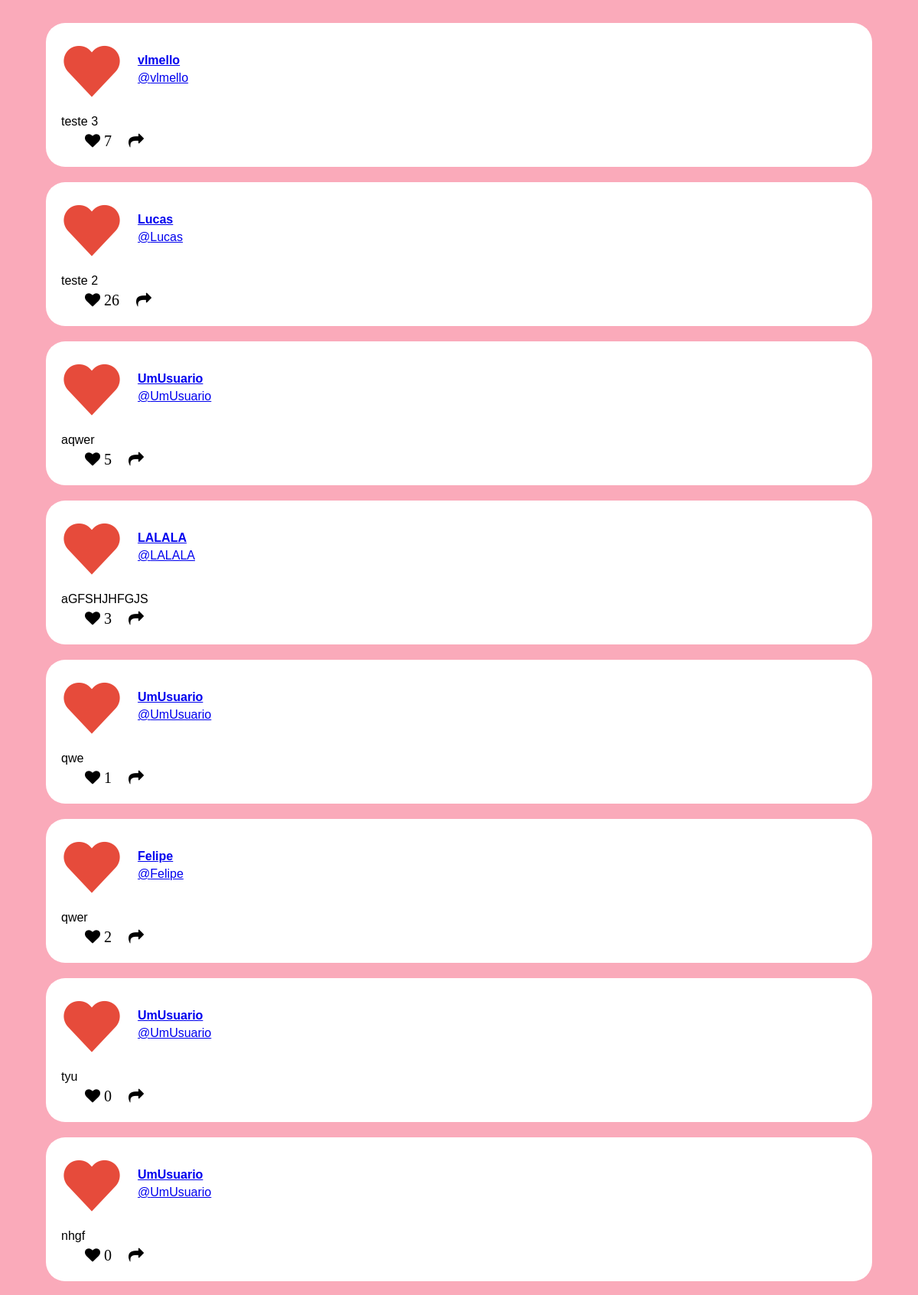
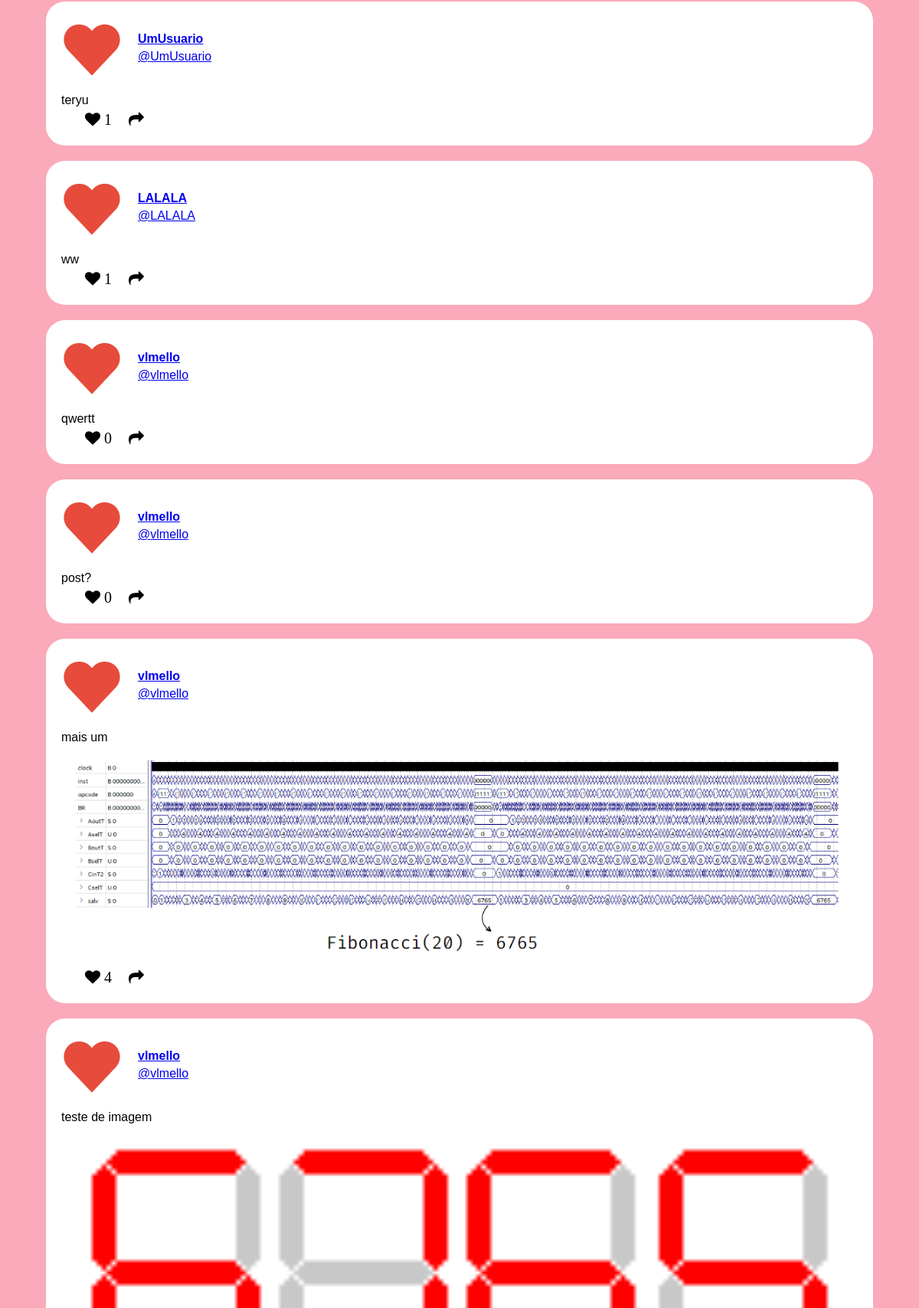
Screenshot of /feed_org/ (signed in, upper part) with the database file from the repository (2 pictures, top to bottom).
### feed/models.py (models this page shows, shortened)
class Post(models.Model):
    id = models.AutoField(primary_key=True)
    date = models.DateTimeField(default=timezone.now)
    text = models.CharField(max_length=250)
    image = models.ImageField(upload_to = "media")
    likes = models.IntegerField(default=0)
    user = models.ForeignKey(get_user_model(), on_delete=models.CASCADE, null=True)

### feed/views.py (the view)
# urls.py: path('feed_org/', views.show_feed_org, name="show_feed_org"),
@login_required
def show_feed_org(request):
    posts = Post.objects.all()
    return render(request, 'show_feed_org.html', {'posts':posts})

### feed/templates/show_feed_org.html (shortened to what this page needs)
{% load static %}
<!DOCTYPE html>
<html lang="pt-BR">
    <head>
        <link rel="stylesheet" href="{% static 'feed/css/show_feed_org.css' %}">
        <link rel="stylesheet" href="https://cdnjs.cloudflare.com/ajax/libs/font-awesome/4.7.0/css/font-awesome.min.css">
    </head>
    <body onload="addListenerScroll();">
        <div id="scrollable-content" class="content-main">
            {% for post in posts %}
            <div id="template-post" class="post">
                <a href="/profile_org/{{post.user}}" class="profile-btn"><div class="post-creator"><img src="{% static 'feed/img/heart-png.png' %}"><div class="name">{{post.user}}</div><div class="at">@{{post.user}}</div></div></a>
                <div class="description-text">{{post.text}}</div>
                {% if post.image %}
                    <img class="single-image" src="{{post.image.url}}">
                {% endif %}
                <div class="post-buttons">
                    <a href="/like_org/{{post.id}}"><button class="post-btn"><i class="icon like fa fa-heart">&nbsp{{post.likes}}</i></button></a>
                    <button class="post-btn"><i class="icon shar fa fa-share"></i></button>
                </div>
            </div>
            {% endfor %}
        </div>
    </body>
</html>

### templates/static/feed/css/show_feed_org.css (style rules this page uses)
* { box-sizing: border-box; font-family: Verdana, Helvetica, sans-serif; }
body { background-color: #FAAABA; padding: 0px 0px 0px 0px; margin: 0px 0px 0px 0px; display: flex; overflow: hidden; }
.content-main { width: 100%; height: 100vh; overflow-y: scroll; scrollbar-color: #e45263 #EB5B6C; padding: 10px; }
.post { background-color:white; height: auto; min-width: 600px; width: 50%; max-width: 1000px; border-radius: 25px; color: black; margin: 20px auto; padding: 20px 20px; }
.post-creator { height:100px; }
.post-creator > img { float: left; width: 80px; height: 80px; }
.post-creator > .name { font-weight: bold; padding: 20px 10px 0px 100px; }
.post-creator > .at { padding: 5px 10px 0px 100px; }
.single-image { width: 100%; padding: 15px; }
.post-buttons { display: grid; height: 30px; width: 150px; grid-template-columns: 1fr 1fr 1fr; padding-left: 20px; }
.post-btn { border: none; background-color: rgba(255, 255, 255, 0); height: 100%; width: auto; }
.like, .comm, .shar { font-size: 20px !important; border-radius: 10px; padding: 5px; }
@media (max-width: 1200px) { .post { min-width: 80vw; width: 90vw; max-width: 100vw; } }

### rows the page displays
Post: user "vlmello", text "teste 3", likes "7"
Post: user "Lucas", text "teste 2", likes "26"
Post: user "UmUsuario", text "aqwer", likes "5"
Post: user "LALALA", text "aGFSHJHFGJS", likes "3"
Post: user "UmUsuario", text "qwe", likes "1"
Post: user "Felipe", text "qwer", likes "2"
Post: user "UmUsuario", text "tyu", likes "0"
Post: user "UmUsuario", text "nhgf", likes "0"
Post: user "UmUsuario", text "teryu", likes "1"
Post: user "LALALA", text "ww", likes "1"
Post: user "vlmello", text "qwertt", likes "0"
Post: user "vlmello", text "post?", likes "0"
Post: user "vlmello", text "mais um", image (picture), likes "4"
Post: user "vlmello", text "teste de imagem", image (picture)
